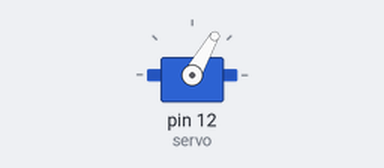
A sketch run on a simulated Arduino Uno, built with avr-gcc and run on an emulated ATmega328P. On the bench: servo.

Above: at 0.05 s.
At 4.0 s:
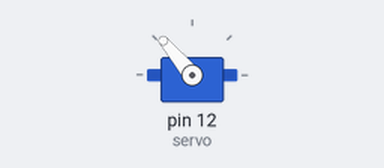
Timing chart, 0 to 5.2 s (numbered marks = the images above):
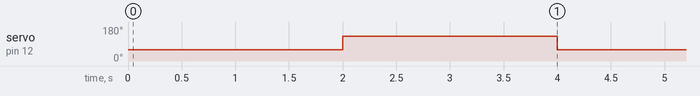

The sketch:

test3.ino
```cpp
#include <Servo.h>
Servo servo;
int angle = 180;

void setup() {
  servo.attach(12);
}

void loop() {
  servo.write(60);
  delay(2000);
  servo.write(130);
  delay(2000);
}
```

Measured:
- by itself, servo on pin 12 (servo): alternates 130° for 2.0 s and 60° for 2.0 s
